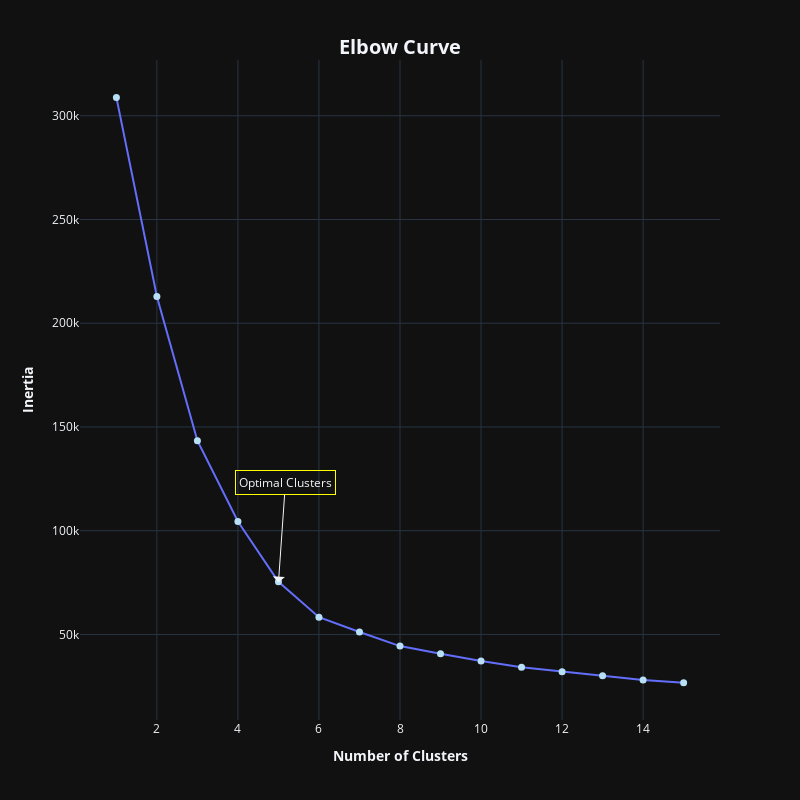

This figure's notebook cell:
### Markdown cell above
### K-Means using sklearn

### Code cell
from sklearn.cluster import KMeans
import plotly.express as px
import numpy as np

# Assuming you have defined X, your data points, somewhere before this code

distortion = {}

for i in range(1, 16):
    km = KMeans(n_clusters=i, init='k-means++', random_state=0).fit(X)
    distortion.update({i: km.inertia_})

number_of_clusters = list(distortion.keys())
inertia = list(distortion.values())
    
fig = px.line(x=number_of_clusters, y=inertia, markers=True)

fig.update_layout(template='plotly_dark',
                  width=800, 
                  height=800,
                  title=dict(
                      text='<b>Elbow Curve</b>',
                      x=0.5,
                      y=0.95,
                      font=dict(
                          size=20
                      )
                  ),
                  xaxis_title='<b>Number of Clusters</b>',
                  yaxis_title='<b>Inertia</b>'
)

fig.update_traces(marker=dict(
    size=7, 
    color='#B7E0F7')
)

fig.add_annotation(x=5, y=75000, 
                   showarrow=True, 
                   text='Optimal Clusters', 
                   arrowhead=1, 
                   arrowsize=2,
                   ax=7,
                   ay=-100,
                   bordercolor='#FFFF01',
                   borderpad=3
                  )

fig.show()

### Figure 1 — Plotly figure (JSON) as saved in the notebook; plotly's stock layout.template omitted (floating-point values rounded to 4 significant figures)
{"data": [{"hovertemplate": "x=%{x}<br>y=%{y}<extra></extra>", "legendgroup": "", "line": {"color": "#636efa", "dash": "solid"}, "marker": {"color": "#B7E0F7", "size": 7, "symbol": "circle"}, "mode": "markers+lines", "name": "", "orientation": "v", "showlegend": false, "type": "scatter", "x": [1, 2, 3, 4, 5, 6, 7, 8, 9, 10, 11, 12, 13, 14, 15], "xaxis": "x", "y": [308900.0, 212900.0, 143400.0, 104400.0, 75400.0, 58350.0, 51170.0, 44390.0, 40670.0, 37200.0, 34220.0, 31970.0, 30050.0, 28030.0, 26780.0], "yaxis": "y"}], "layout": {"annotations": [{"arrowhead": 1, "arrowsize": 2, "ax": 7, "ay": -100, "bordercolor": "#FFFF01", "borderpad": 3, "showarrow": true, "text": "Optimal Clusters", "x": 5, "y": 75000}], "height": 800, "legend": {"tracegroupgap": 0}, "margin": {"t": 60}, "title": {"font": {"size": 20}, "text": "<b>Elbow Curve</b>", "x": 0.5, "y": 0.95}, "width": 800, "xaxis": {"anchor": "y", "domain": [0, 1], "title": {"text": "<b>Number of Clusters</b>"}}, "yaxis": {"anchor": "x", "domain": [0, 1], "title": {"text": "<b>Inertia</b>"}}}}
